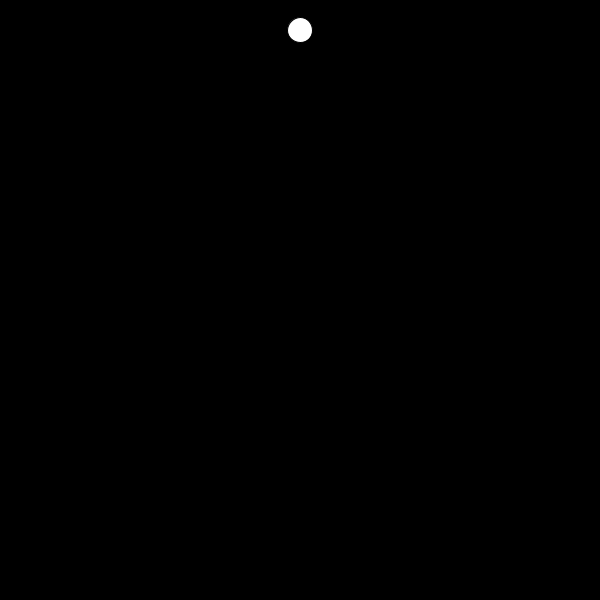
Frame 1 (no input)
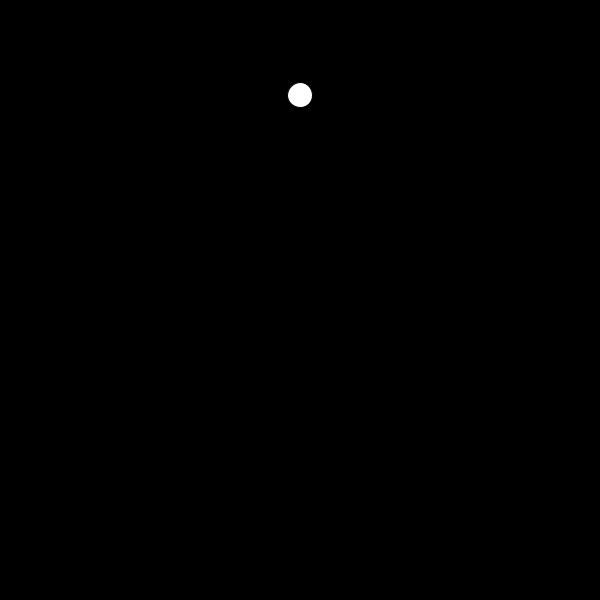
Frame 60 (the mouse pressed at the canvas centre just before this capture)
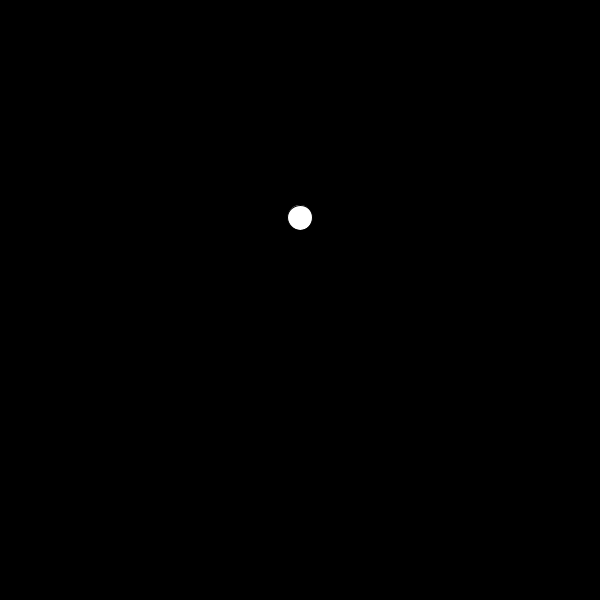
Frame 120 (the mouse held since frame 60 and released just before this capture)

The Processing sketch that drew these frames (run headless with seeded random() and noise(); from frame 60 on, the mouse is pressed at the canvas centre):

// Processing sketch: Q1
// ── Q1.pde
PVector pos, vel, accel; 

void setup(){
  size(600, 600); 

  pos = new PVector(width/2, 25); 
  vel = new PVector(0,5);
  accel = new PVector(0,.5);

  smooth(); 
}

void draw(){
  background(0); 
  pos.add(vel);
  vel.add(accel);
  ellipse(pos.x, pos.y, 25, 25); 

  if(pos.y >= height){
    pos.y = 0;
    vel.y=0;
  

  }
}
